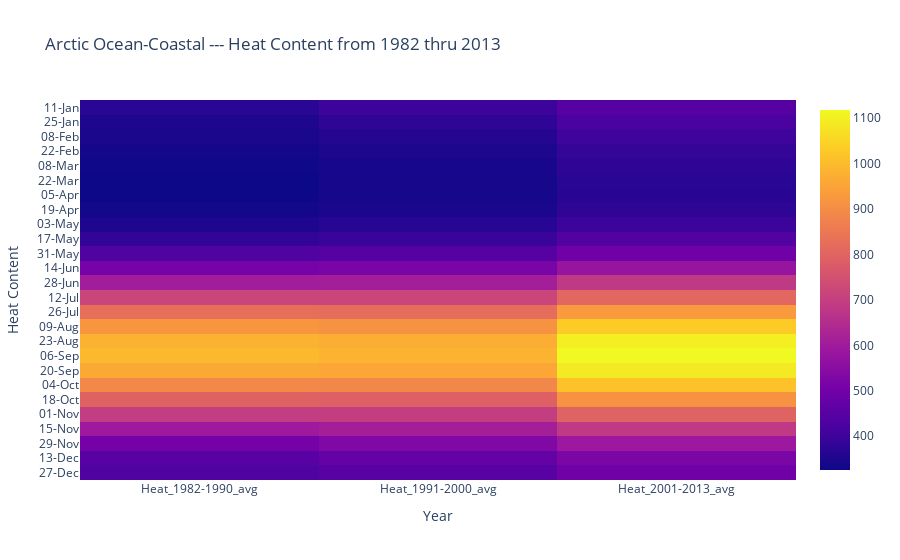
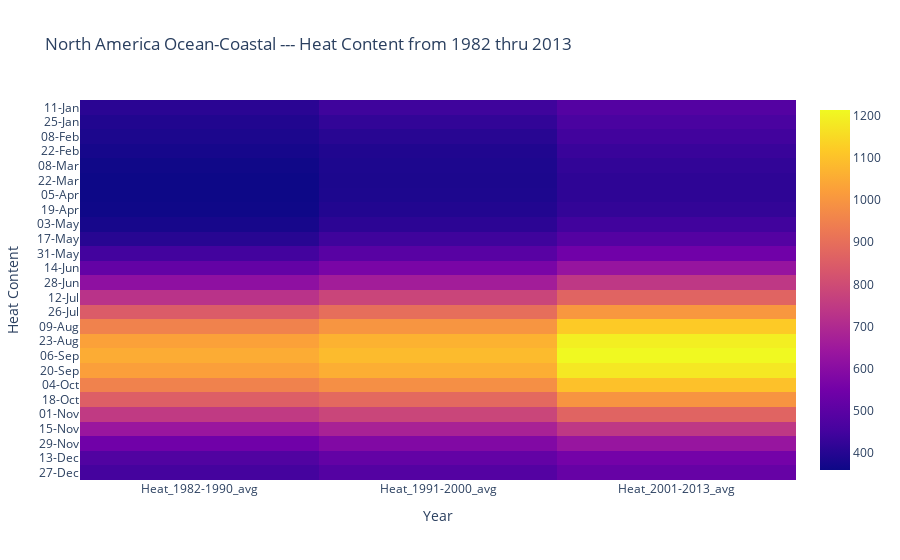
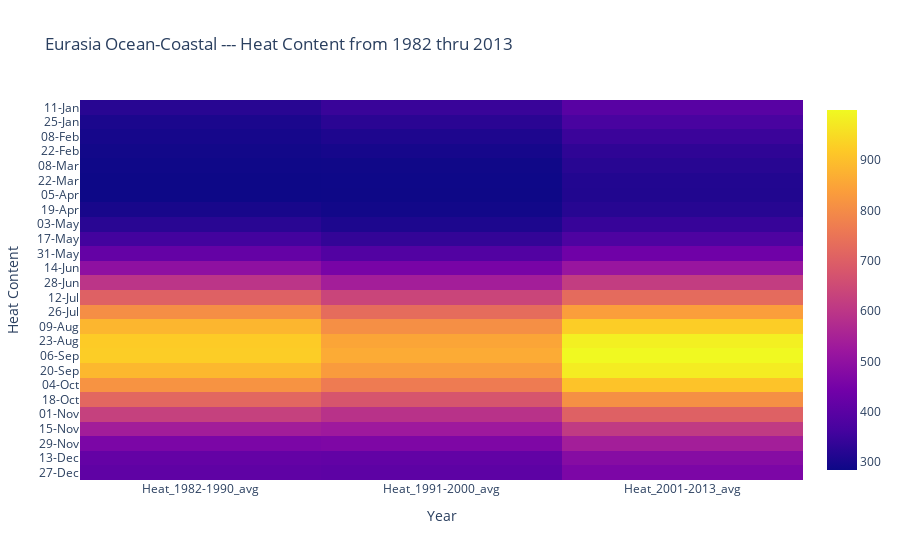

The cell these charts' notebook holds for them, in order:
### Markdown cell above
Heat content by month

### Code cell
time = data['Avg_interval_biweekly'].unique()

for ocean in ocean_list:
        df = data[data['Analysis_domain'] == ocean]
        fig = go.Figure(data=go.Heatmap(z=df[measures].values,
                                        x=measures,
                                        y=time
                                        ))
        
        fig.update_layout(title=f'{ocean} --- Heat Content from 1982 thru 2013',
                         xaxis_title='Year',
                         yaxis_title='Heat Content',
                         yaxis_autorange='reversed')
        
        fig.show()

### Figure 1 — Plotly figure (JSON) as saved in the notebook; plotly's stock layout.template omitted (floating-point values rounded to 4 significant figures)
{"data": [{"type": "heatmap", "x": ["Heat_1982-1990_avg", "Heat_1991-2000_avg", "Heat_2001-2013_avg"], "y": ["11-Jan", "25-Jan", "08-Feb", "22-Feb", "08-Mar", "22-Mar", "05-Apr", "19-Apr", "03-May", "17-May", "31-May", "14-Jun", "28-Jun", "12-Jul", "26-Jul", "09-Aug", "23-Aug", "06-Sep", "20-Sep", "04-Oct", "18-Oct", "01-Nov", "15-Nov", "29-Nov", "13-Dec", "27-Dec"], "z": [[369.5, 399.3, 445.3], [352.8, 377.9, 421.3], [345.5, 361.1, 402.8], [337.6, 349.3, 387.2], [329.4, 342.9, 376.8], [325.8, 340.6, 369.2], [326.1, 341.6, 368.2], [334.1, 347.5, 377.5], [352.2, 364.5, 399.6], [383.7, 395.5, 436.6], [435.7, 445.4, 496.4], [508.2, 516.0, 579.0], [606.0, 608.0, 685.6], [718.3, 715.9, 806.8], [828.1, 823.9, 929.5], [920.8, 913.0, 1033.0], [980.1, 969.9, 1100.0], [995.9, 985.2, 1118], [962.8, 956.0, 1089], [891.2, 885.8, 1014.0], [794.0, 790.5, 912.9], [693.8, 696.6, 796.6], [594.4, 610.4, 684.0], [507.5, 531.1, 591.4], [450.8, 471.1, 520.9], [433.2, 449.1, 495.7]]}], "layout": {"title": {"text": "Arctic Ocean-Coastal --- Heat Content from 1982 thru 2013"}, "xaxis": {"title": {"text": "Year"}}, "yaxis": {"autorange": "reversed", "title": {"text": "Heat Content"}}}}

### Figure 2 — Plotly figure (JSON) as saved in the notebook; plotly's stock layout.template omitted (floating-point values rounded to 4 significant figures)
{"data": [{"type": "heatmap", "x": ["Heat_1982-1990_avg", "Heat_1991-2000_avg", "Heat_2001-2013_avg"], "y": ["11-Jan", "25-Jan", "08-Feb", "22-Feb", "08-Mar", "22-Mar", "05-Apr", "19-Apr", "03-May", "17-May", "31-May", "14-Jun", "28-Jun", "12-Jul", "26-Jul", "09-Aug", "23-Aug", "06-Sep", "20-Sep", "04-Oct", "18-Oct", "01-Nov", "15-Nov", "29-Nov", "13-Dec", "27-Dec"], "z": [[407.7, 443.2, 485.2], [392.5, 421.2, 463.7], [384.4, 403.4, 446.8], [374.7, 391.5, 432.6], [363.7, 386.3, 421.4], [359.2, 384.5, 414.0], [359.2, 386.5, 413.5], [362.3, 393.4, 423.0], [376.0, 411.2, 445.9], [402.9, 442.9, 483.5], [449.8, 493.1, 544.4], [517.3, 565.1, 630.1], [613.3, 662.5, 741.2], [728.3, 779.8, 870.6], [847.3, 899.3, 1003.0], [951.6, 999.1, 1119], [1028.0, 1065.0, 1194.0], [1053.0, 1085.0, 1214.0], [1024.0, 1057.0, 1180.0], [952.3, 983.0, 1100.0], [855.5, 883.2, 996.8], [748.1, 782.2, 870.8], [640.2, 678.1, 743], [545.3, 583.4, 633.7], [477.8, 516.3, 552.5], [452.1, 485.1, 522.5]]}], "layout": {"title": {"text": "North America Ocean-Coastal --- Heat Content from 1982 thru 2013"}, "xaxis": {"title": {"text": "Year"}}, "yaxis": {"autorange": "reversed", "title": {"text": "Heat Content"}}}}

### Figure 3 — Plotly figure (JSON) as saved in the notebook; plotly's stock layout.template omitted (floating-point values rounded to 4 significant figures)
{"data": [{"type": "heatmap", "x": ["Heat_1982-1990_avg", "Heat_1991-2000_avg", "Heat_2001-2013_avg"], "y": ["11-Jan", "25-Jan", "08-Feb", "22-Feb", "08-Mar", "22-Mar", "05-Apr", "19-Apr", "03-May", "17-May", "31-May", "14-Jun", "28-Jun", "12-Jul", "26-Jul", "09-Aug", "23-Aug", "06-Sep", "20-Sep", "04-Oct", "18-Oct", "01-Nov", "15-Nov", "29-Nov", "13-Dec", "27-Dec"], "z": [[322.3, 345.1, 396.0], [303.8, 324.6, 368.9], [297.4, 308.8, 348.3], [291.6, 297.2, 331.2], [287.1, 289.2, 321.7], [284.5, 286.3, 313.8], [285.2, 286.1, 312.2], [299.4, 290.8, 321.2], [322.9, 306.8, 342.5], [360.1, 337.0, 378.6], [418.2, 386.5, 437.1], [496.9, 455.4, 516.0], [597, 540.6, 616.9], [706.0, 636.9, 728.1], [804.3, 730.8, 838.3], [882.8, 806.8, 926.1], [921.2, 851.9, 983.9], [925.0, 862.1, 999.6], [886.7, 831.8, 976.9], [815.7, 765.8, 908.1], [718.2, 676.0, 809.4], [626.7, 590.9, 705], [537.8, 526.8, 611.2], [460.9, 466.5, 539.1], [417.6, 415.4, 481.8], [409.9, 404.6, 462.6]]}], "layout": {"title": {"text": "Eurasia Ocean-Coastal --- Heat Content from 1982 thru 2013"}, "xaxis": {"title": {"text": "Year"}}, "yaxis": {"autorange": "reversed", "title": {"text": "Heat Content"}}}}
